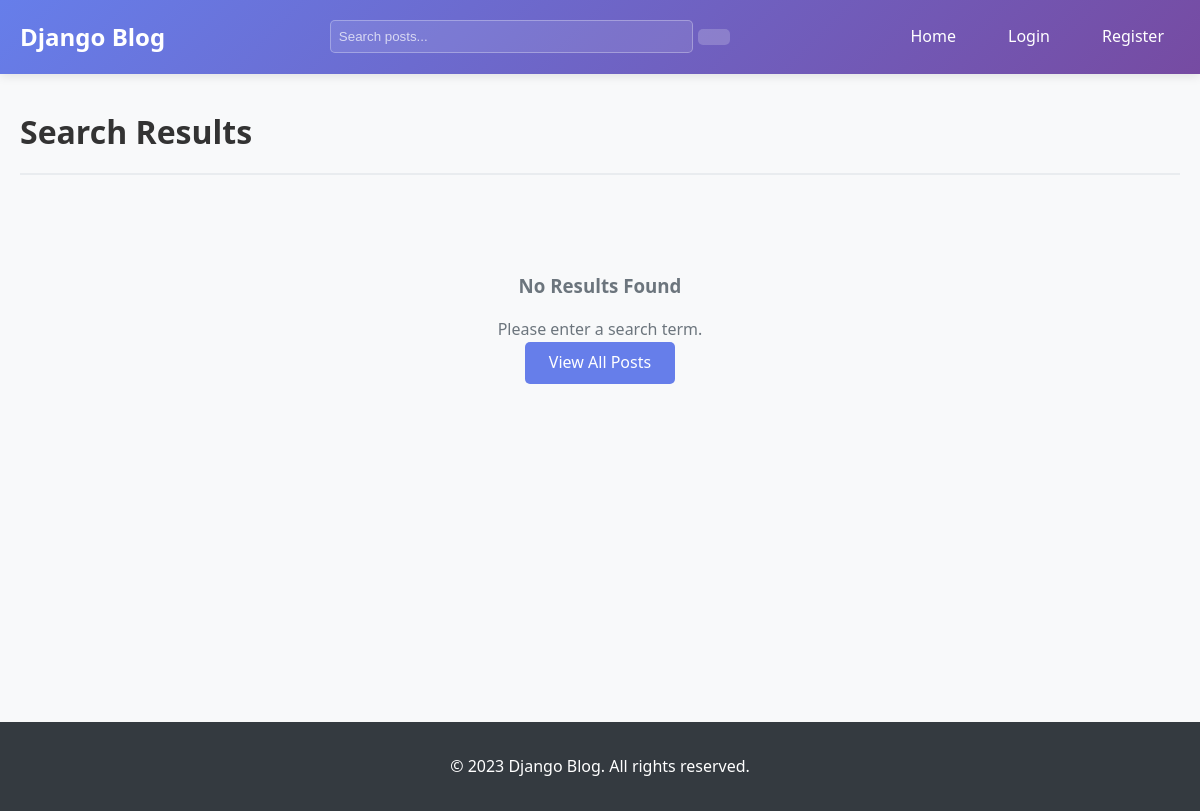
The app's page /search/, older data.
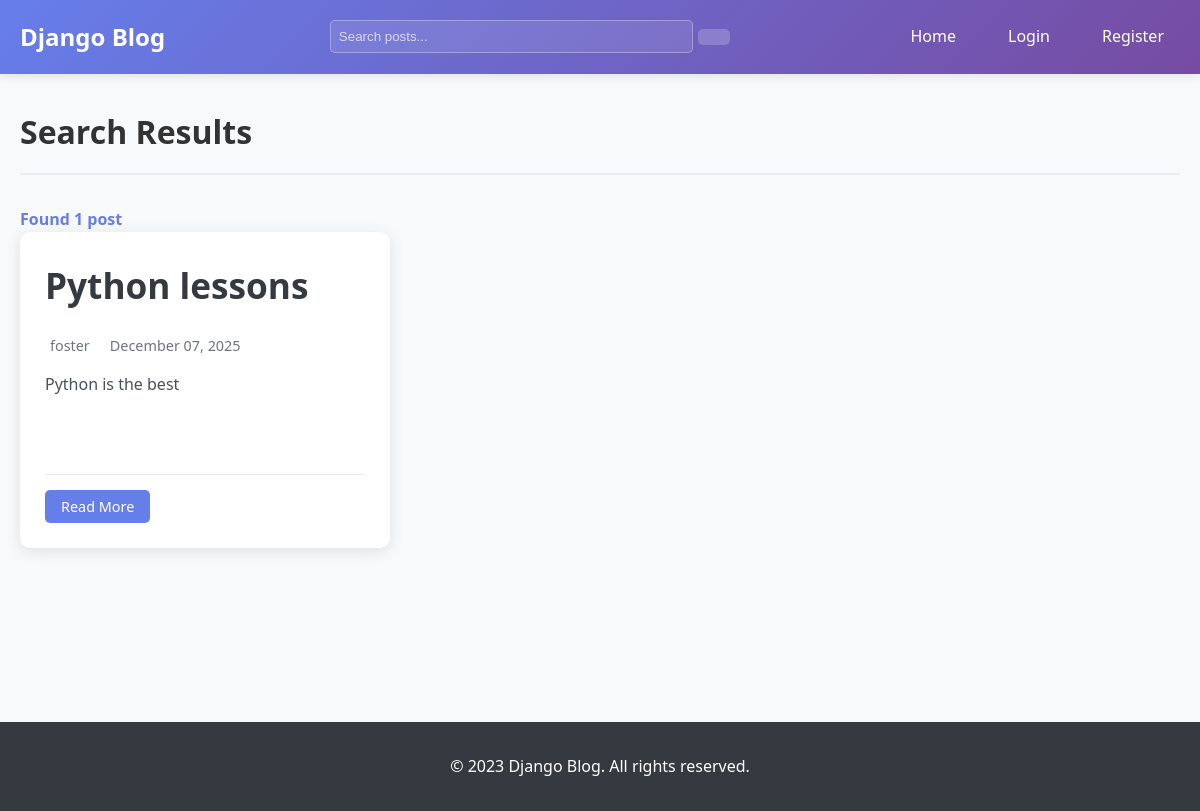
The same page, newer data.
### blog/models.py (models this page shows, shortened)
class Post(models.Model):
    title = models.CharField(max_length=200)
    content = models.TextField()
    published_date = models.DateTimeField(default=timezone.now)
    author = models.ForeignKey(User, on_delete=models.CASCADE)
    updated_date = models.DateTimeField(auto_now=True)
    tags = models.ManyToManyField('Tag', related_name='posts', blank=True)
    taggit_tags = TaggableManager(blank=True, related_name='tagged_posts')  # django-taggit integration
    def excerpt(self):
        return self.content[:150] + "..." if len(self.content) > 150 else self.content
    class Meta:
        ordering = ['-published_date']

### blog/views.py (the view)
# urls.py: path('search/', views.search_posts, name='search_posts'),
def search_posts(request):
    query = request.GET.get('q', '')
    posts = Post.objects.all()
    if query:
        posts = posts.filter(
            Q(title__icontains=query) |
            Q(content__icontains=query) |
            Q(tags__name__icontains=query)
        ).distinct()
    context = {
        'posts': posts,
        'query': query,
    }
    return render(request, 'blog/search_results.html', context)

### blog/templates/blog/search_results.html (shortened to what this page needs)
{% extends 'blog/base.html' %}
{% block content %}
<div class="search-results-container">
  <div class="search-header">
    <h1> Search Results</h1>
  </div>
  {% if posts %}
  <p class="results-count">Found {{ posts.count }} post{{ posts.count|pluralize }}</p>
  <div class="post-grid">
    {% for post in posts %}
    <div class="post-card">
      <div class="post-card-header">
        <h2 class="post-title">
          <a href="{% url 'post_detail' pk=post.pk %}">{{ post.title }}</a>
        </h2>
        <div class="post-meta">
          <span class="post-author">
             {{ post.author.username }}
          </span>
          <span class="post-date">
             {{ post.published_date|date:"F d, Y" }}
          </span>
        </div>
      </div>
      <div class="post-excerpt">
        <p>{{ post.excerpt }}</p>
      </div>
      <div class="post-tags-inline">
      </div>
      <div class="post-card-footer">
        <a href="{% url 'post_detail' pk=post.pk %}" class="btn btn-sm">
           Read More
        </a>
      </div>
    </div>
    {% endfor %}
  </div>
  {% else %}
  <div class="no-results">
    <h3>No Results Found</h3>
    {% if query %}
    <p>No posts matched your search for "{{ query }}".</p>
    {% else %}
    <p>Please enter a search term.</p>
    {% endif %}
    <a href="{% url 'post_list' %}" class="btn btn-primary">View All Posts</a>
  </div>
  {% endif %}
</div>
{% endblock %}

### blog/templates/blog/base.html (shortened to what this page needs)
<!DOCTYPE html>
<html lang="en">
  <head>
    {% load static %}
    <link rel="stylesheet" href="{% static 'blog/css/style.css' %}" />
  </head>
  <body>
    <header>
      <nav class="navbar">
        <div class="container">
          <a href="{% url 'post_list' %}" class="logo">Django Blog</a>
          <form action="{% url 'search_posts' %}" method="get" class="search-form">
            <input
              type="text"
              name="q"
              placeholder="Search posts..."
              class="search-input"
              value="{{ request.GET.q }}"
            />
            <button type="submit" class="search-btn">
            </button>
          </form>
          <div class="nav-links">
            <a href="{% url 'post_list' %}">Home</a>
            {% if user.is_authenticated %}
            <a href="{% url 'post_create' %}">New Post</a>
            <a href="{% url 'profile' %}">Profile</a>
            <form action="{% url 'logout' %}" method="post" class="logout-form">
              {% csrf_token %}
              <button type="submit" class="btn-link">Logout</button>
            </form>
            <span class="welcome">Welcome, {{ user.username }}</span>
            {% else %}
            <a href="{% url 'login' %}">Login</a>
            <a href="{% url 'register' %}">Register</a>
            {% endif %}
          </div>
        </div>
      </nav>
    </header>
    <main class="container">
       {% block content %} {% endblock %}
    </main>
    <footer>
      <div class="container">
        <p>&copy; 2023 Django Blog. All rights reserved.</p>
      </div>
    </footer>
  </body>
</html>

### blog/static/blog/css/style.css (style rules this page uses)
* { margin: 0; padding: 0; box-sizing: border-box; }
body { font-family: 'Segoe UI', Tahoma, Geneva, Verdana, sans-serif; line-height: 1.6; color: #333; background-color: #f8f9fa; }
.container { max-width: 1200px; margin: 0 auto; padding: 0 20px; }
.navbar { background: linear-gradient(135deg, #667eea 0%, #764ba2 100%); color: white; padding: 1rem 0; box-shadow: 0 2px 10px rgba(0, 0, 0, 0.1); }
.navbar .container { display: flex; justify-content: space-between; align-items: center; }
.logo { font-size: 1.5rem; font-weight: bold; color: white; text-decoration: none; }
.nav-links { display: flex; gap: 20px; align-items: center; }
.nav-links a { color: white; text-decoration: none; padding: 0.5rem 1rem; border-radius: 5px; transition: background-color 0.3s; }
main { min-height: calc(100vh - 200px); padding: 2rem 0; }
footer { background: #343a40; color: white; text-align: center; padding: 2rem 0; margin-top: 3rem; }
.btn { display: inline-block; padding: 0.5rem 1.5rem; background: #667eea; color: white; text-decoration: none; border-radius: 5px; border: none; cursor: pointer; transition: background-color 0.3s; }
.btn-sm { padding: 0.3rem 1rem; font-size: 0.9rem; }
.post-grid { display: grid; gap: 25px; grid-template-columns: repeat(auto-fill, minmax(350px, 1fr)); }
.post-card { background: white; border-radius: 10px; box-shadow: 0 3px 15px rgba(0, 0, 0, 0.1); padding: 25px; transition: transform 0.3s, box-shadow 0.3s; display: flex; flex-direction: column; height: 100%; }
.post-card-header { margin-bottom: 15px; }
.post-title { margin: 0 0 10px 0; font-size: 1.4rem; }
.post-title a { color: #343a40; text-decoration: none; transition: color 0.3s; }
.post-meta { display: flex; gap: 15px; font-size: 0.9rem; color: #6c757d; }
.post-excerpt { flex-grow: 1; margin-bottom: 20px; color: #495057; line-height: 1.6; }
.post-card-footer { display: flex; justify-content: space-between; align-items: center; padding-top: 15px; border-top: 1px solid #e9ecef; }
.post-title { font-size: 2.2rem; margin-bottom: 20px; color: #343a40; }
.post-date, .updated-date { font-size: 0.9rem; color: #6c757d; }
.search-form { display: flex; align-items: center; gap: 5px; flex: 1; max-width: 400px; margin: 0 20px; }
.search-input { flex: 1; padding: 0.5rem; border: 1px solid rgba(255, 255, 255, 0.3); border-radius: 5px; background: rgba(255, 255, 255, 0.1); color: white; }
.search-input::placeholder { color: rgba(255, 255, 255, 0.7); }
.search-btn { padding: 0.5rem 1rem; background: rgba(255, 255, 255, 0.2); border: none; border-radius: 5px; color: white; cursor: pointer; }
.post-tags-inline { margin: 1rem 0; min-height: 25px; }
.search-results-container, .tag-posts-container { padding: 2rem 0; }
.search-header, .tag-header { margin-bottom: 2rem; padding-bottom: 1rem; border-bottom: 2px solid #e9ecef; }
.results-count, .tag-count { color: #667eea; font-weight: bold; }

Row changes from the older to the newer data that the page shows:
added Post: title "Python lessons", author.username "foster", published_date "December 07, 2025", excerpt "Python is the best"
Text that changed along with them:
{{ posts.count }}: (not shown) → "1"
text no longer shown: "No Results Found Please enter a search term. View All Posts"
text now shown: "Found post"
